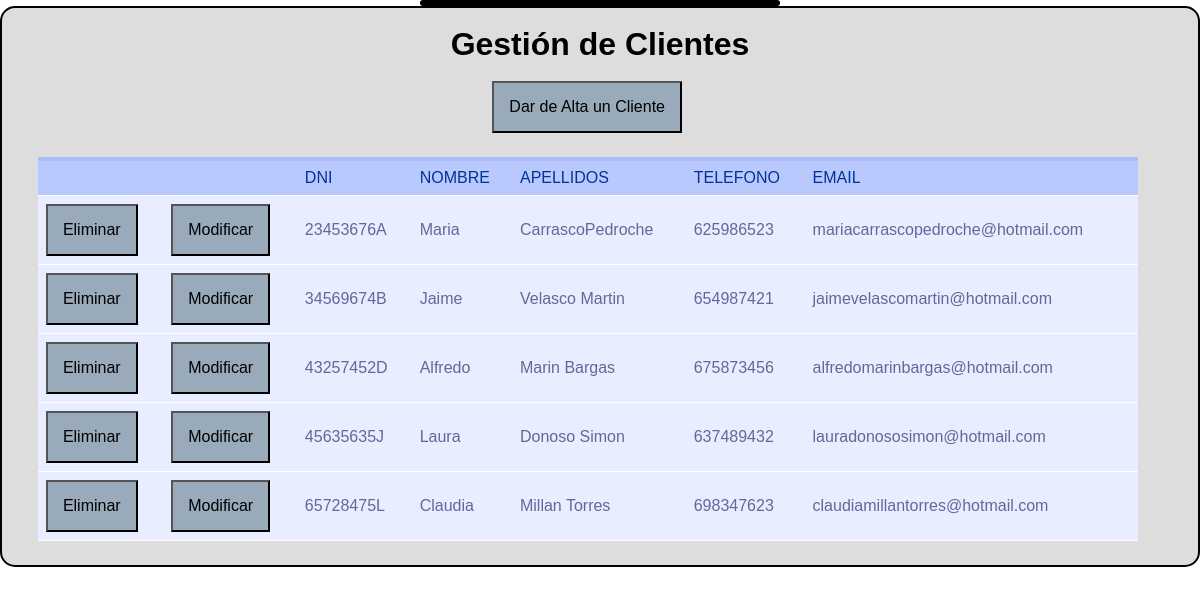
/clientes/gestion_clientes.php, run on an earlier commit of the app's database.
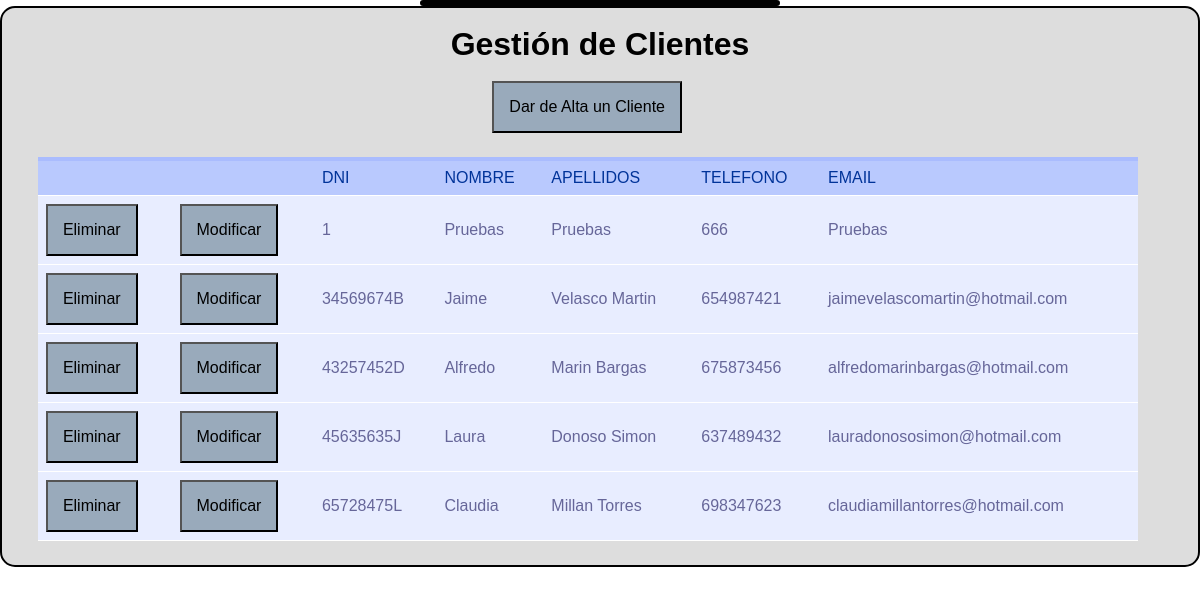
And on a later commit of the database.
### tables this page shows
CREATE TABLE IF NOT EXISTS `clientes` (
  `dni_cliente` varchar(9) NOT NULL,
  `nombre` varchar(15) NOT NULL,
  `apellidos` varchar(30) NOT NULL,
  `telefono` varchar(12) NOT NULL,
  `email` varchar(60) NOT NULL
);

### clientes/gestion_clientes.php (the view, shortened to what this page needs)
<link type="text/css" rel="stylesheet" href="../css/style.css">
<?php
echo '<div class="cls_dialog">';
    $conexion = mysqli_connect('localhost','root','','inmobiliaria')
    or die('<h1>No Se Pudo Conectar: </h1>' . mysqli_error());
echo '</div>';
    $display='<div class="cls_gestiones"><h1>Gestión de Clientes</h1></br>';
    $consulta = 'SELECT * FROM clientes';
    $resultado= mysqli_query($conexion,$consulta)
    or die('Consulta fallida: ' . mysqli_error());
    $display.="<table>";
        if (mysqli_num_rows($resultado)==0 ){
            $display.='<p class="error"><i>No hay Clientes</i></p>';
        } else {
            $display.="<a href=\"alta_cliente.php\"><input type='SUBMIT' name='SUBMIT' value='Dar de Alta un Cliente'></a>";
            $display.="<tr>
                          <th></th>
                          <th></th>
                          <th>DNI</th>
                          <th>NOMBRE</th>
                          <th>APELLIDOS</th>
                          <th>TELEFONO</th>
                          <th>EMAIL</th>
                       </tr>";
            while($reg=mysqli_fetch_array($resultado) ){
                $dni_cliente=$reg[0];
                $nombre=$reg[1];
                $apellidos=$reg[2];
                $telefono=$reg[3];
                $email=$reg[4];
                $display.="<tr>
                              <td><a href=\"eliminar_cliente.php?dni_cliente=".$dni_cliente."\"><input type='button' value='Eliminar'></a></td>
                              <td><a href=\"modificar_cliente.php?dni_cliente=".$dni_cliente."\"><input type='button' value='Modificar'></a></td>
                              <td>".$dni_cliente."</td>
                              <td>".$nombre."</td>
                              <td>".$apellidos."</td>
                              <td>".$telefono."</td>
                              <td>".$email."</td>
                          </tr>";
            }
        }
    $display.="</table></div>";
        echo $display;
?>

### css/style.css (style rules this page uses)
* { margin: 0; padding: 0; -webkit-box-sizing: border-box; box-sizing: border-box; list-style: none; }
.cls_gestiones { width: 75%; margin: 0 auto; min-width: 1200px; background-color: #ddd; border: 2px solid black; border-radius: 15px; }
.cls_gestiones h1 { font-family: "Lucida Sans Unicode", "Lucida Grande", Sans-Serif; text-align: center; margin-top: 1.5%; }
.cls_gestiones input[type="button"] { padding: 15px; background-color: #99AABB; font: 1em sans-serif; }
.cls_gestiones input[type="submit"] { padding: 15px; background-color: #99AABB; font: 1em sans-serif; margin: 0% 41% 2%; }
.cls_gestiones table { font-family: "Lucida Sans Unicode", "Lucida Grande", Sans-Serif; font-size: 1em; padding: 10px; margin: 0% 3% 2% 3%; width: 1100px; text-align: left; border-collapse: collapse; border: 0px; }
.cls_gestiones th { font-size: 1em; font-weight: normal; padding: 8px; background: #b9c9fe; border-top: 4px solid #aabcfe; border-bottom: 1px solid #fff; color: #039; }
.cls_gestiones td { padding: 8px; background: #e8edff; border-bottom: 1px solid #fff; color: #669; border-top: 1px solid transparent; }
.cls_dialog { border: 3px solid black; border-radius: 15px; margin: 0px auto; width: 30%; background: #b9c9fe; text-align: center; overflow: auto; }

What changed in the data, as far as the page shows it:
removed clientes: dni_cliente "23453676A", nombre "Maria", apellidos "CarrascoPedroche", telefono "625986523", email "mariacarrascopedroche@hotmail.com"
added clientes: dni_cliente "1", nombre "Pruebas", apellidos "Pruebas", telefono "666", email "Pruebas"
